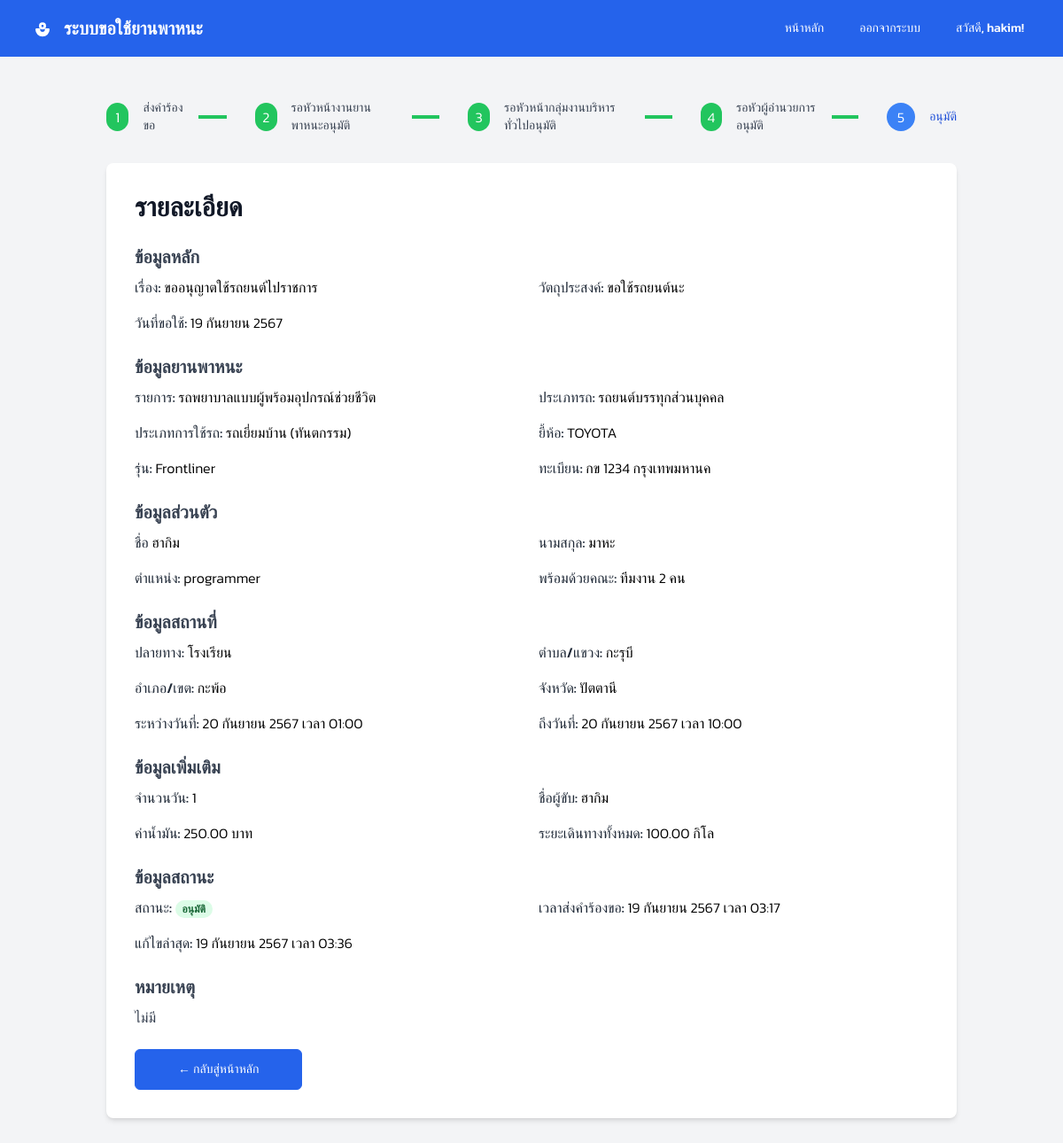
The app's page /view_request.php?id=8 (signed in) with its own data.
### tables this page shows
CREATE TABLE `carrequests` (
  `id` int(11) NOT NULL,
  `title` varchar(255) NOT NULL,
  `first_name` varchar(255) NOT NULL,
  `last_name` varchar(255) NOT NULL,
  `position` varchar(255) NOT NULL,
  `user_id` int(11) NOT NULL,
  `car_id` int(11) DEFAULT NULL,
  `purpose` text NOT NULL,
  `request_date` date NOT NULL,
  `destination` text DEFAULT NULL,
  `subdistrict` varchar(255) DEFAULT NULL,
  `district` varchar(255) DEFAULT NULL,
  `province` varchar(255) DEFAULT NULL,
  `departure_time` timestamp NULL DEFAULT NULL,
  `return_time` timestamp NULL DEFAULT NULL,
  `manday` int(11) DEFAULT NULL,
  `driver_name` varchar(255) DEFAULT NULL,
  `oil_expense` decimal(5,2) DEFAULT NULL,
  `total_distance` decimal(6,2) DEFAULT NULL,
  `remarks` text DEFAULT NULL,
  `status_id` int(11) DEFAULT NULL,
  `created_at` timestamp NOT NULL DEFAULT current_timestamp(),
  `updated_at` timestamp NOT NULL DEFAULT current_timestamp() ON UPDATE current_timestamp(),
  `company` varchar(255) DEFAULT NULL
);

CREATE TABLE `requeststatus` (
  `id` int(11) NOT NULL,
  `name` varchar(50) NOT NULL,
  `description` text DEFAULT NULL,
  `created_at` timestamp NOT NULL DEFAULT current_timestamp(),
  `updated_at` timestamp NOT NULL DEFAULT current_timestamp() ON UPDATE current_timestamp()
);

### view_request.php (the view, shortened to what this page needs)
<?php
require_once 'config/connect.php';
$request_id = (int) $_GET['id'];
try {
    $stmt = $conn->prepare("
        SELECT
            cr.id,
            cr.title,
            cr.first_name,
            cr.last_name,
            cr.position,
            cr.user_id,
            cr.car_id,
            cr.purpose,
            cr.request_date,
            cr.destination,
            cr.subdistrict,
            cr.district,
            cr.province,
            cr.departure_time,
            cr.return_time,
            cr.manday,
            cr.driver_name,
            cr.oil_expense,
            cr.total_distance,
            cr.remarks,
            rs.name AS status_name,
            cr.created_at,
            cr.updated_at,
			cr.company
        FROM
            carrequests cr
        INNER JOIN
            requeststatus rs ON cr.status_id = rs.id
        WHERE
            cr.id = :request_id AND cr.user_id = :user_id
        LIMIT 1
    ");
    $stmt->execute([
        'request_id' => $request_id,
        'user_id' => $_SESSION['user_id']
    ]);
    $request = $stmt->fetch(PDO::FETCH_ASSOC);
	if ($request['car_id'] === NULL) {
		$request['category'] = NUll;
		$request['usage_type'] = NUll;
		$request['registration_type'] = NUll;
		$request['make'] = NUll;
		$request['model'] = NUll;
		$request['license_plate'] = NUll;
	} else {
		 $stmt = $conn->prepare("
			SELECT
				*
			FROM
				cardetails_view
			WHERE
				id = :car_id
			LIMIT 1
    	");
    	$stmt->execute(['car_id' => $request['car_id']]);
   	 	$request_view = $stmt->fetch(PDO::FETCH_ASSOC);
		$request['category'] = $request_view['category'];
		$request['usage_type'] = $request_view['usage_type'];
		$request['registration_type'] = $request_view['registration_type'];
		$request['make'] = $request_view['make'];
		$request['model'] = $request_view['model'];
		$request['license_plate'] = $request_view['license_plate'];
	}
} catch (PDOException $e) {
    error_log("Database error while fetching car request: " . $e->getMessage());
    header("Location: index.php?error=" . urlencode("Database error. Please try again later."));
    exit();
}
$stages = ['Requested', 'Head Assigned', 'Supervisor Approved', 'Director Approved', 'Approved'];
$current_stage_index = array_search($request['status_name'], $stages);
function parseDate($org_date, $is_time = false) {
    $thai_months = [
        1 => 'มกราคม', 'กุมภาพันธ์', 'มีนาคม', 'เมษายน', 'พฤษภาคม', 'มิถุนายน',
        'กรกฎาคม', 'สิงหาคม', 'กันยายน', 'ตุลาคม', 'พฤศจิกายน', 'ธันวาคม'
    ];
    $date = new DateTime($org_date);
    $day = $date->format('j');
    $month = (int)$date->format('n');
    $year = $date->format('Y');
    $year_be = $year + 543;
    $formatted_date = "{$day} {$thai_months[$month]} {$year_be}";
    if ($is_time) {
        $time = $date->format('H:i');
        $formatted_date .= " เวลา {$time}";
    }
    return $formatted_date;
}
?>
<!DOCTYPE html>
<html lang="en">
<head>
	<?php include "includes/font.php"; ?>
	<script src="https://cdn.tailwindcss.com?plugins=forms"></script>
</head>
<body class="bg-gray-100">
	<?php include "includes/nav.php"; ?>
	<section class="py-12">
		<div class="max-w-5xl mx-auto px-4 sm:px-6 lg:px-8">
			<nav aria-label="Breadcrumb" class="mb-8">
				<ol class="flex space-x-4">
					<?php foreach ($stages as $index => $stage): ?>
					<?php
                            if ($index < $current_stage_index) {
                                $state = 'completed';
                            } elseif ($index === $current_stage_index) {
                                $state = 'current';
                            } else {
                                $state = 'upcoming';
                            }
                            if ($state === 'completed') {
                                $circleColor = 'bg-green-500';
                                $textColor = 'text-gray-700';
                                $connectorColor = 'bg-green-500';
                            } elseif ($state === 'current') {
                                $circleColor = 'bg-blue-500';
                                $textColor = 'text-blue-700';
                                $connectorColor = 'bg-gray-300';
                            } else {
                                $circleColor = 'bg-gray-300';
                                $textColor = 'text-gray-500';
                                $connectorColor = 'bg-gray-300';
                            }
                        ?>
					<li class="flex items-center">
						<span
							class="flex items-center justify-center w-8 h-8 rounded-full <?php echo $circleColor; ?> text-white">
							<?php echo $index + 1; ?>
						</span>
						<span class="ml-4 text-sm font-medium <?php echo $textColor; ?>">
							<?php
								switch ($stage) {
									case "Requested":
										echo "ส่งคำร้องขอ";
										break;
									case "Head Assigned":
										echo "รอหัวหน้างานยานพาหนะอนุมัติ";
										break;
									case "Supervisor Approved":
										echo "รอหัวหน้ากลุ่มงานบริหารทั่วไปอนุมัติ";
										break;
									case "Director Approved":
										echo "รอหัวผู้อำนวยการอนุมัติ";
										break;
									case "Approved":
										echo "อนุมัติ";
										break;
								}
							?>
						</span>
						<?php if ($index < count($stages) - 1): ?>
						<span class="mx-4 h-1 w-10 <?php echo $connectorColor; ?>"></span>
						<?php endif; ?>
					</li>
					<?php endforeach; ?>
				</ol>
			</nav>
			<div class="bg-white shadow-md rounded-lg p-8">
				<h2 class="text-3xl font-extrabold text-gray-900 mb-6">รายละเอียด</h2>
				<div class="space-y-6">
					<div>
						<h3 class="text-xl font-semibold text-gray-700 mb-2">ข้อมูลหลัก</h3>
						<div class="grid grid-cols-1 md:grid-cols-2 gap-4">
							<div>
								<span class="font-medium text-gray-800">เรื่อง:</span>
								<?php echo htmlspecialchars($request['title']); ?>
							</div>
							<div>
								<span class="font-medium text-gray-800">วัตถุประสงค์:</span>
								<?php echo nl2br(htmlspecialchars($request['purpose'])); ?>
							</div>
							<div>
								<span class="font-medium text-gray-800">วันที่ขอใช้:</span>
								<?php echo parseDate($request['request_date']) ?>
							</div>
						</div>
					</div>
					<div>
						<h3 class="text-xl font-semibold text-gray-700 mb-2">ข้อมูลยานพาหนะ</h3>
						<div class="grid grid-cols-1 md:grid-cols-2 gap-4">
							<div>
								<span class="font-medium text-gray-800">รายการ:</span>
								<?php echo ($request['category']) ? $request['category'] : '-' ?>
							</div>
							<div>
								<span class="font-medium text-gray-800">ประเภทรถ:</span>
								<?php echo ($request['registration_type']) ? $request['registration_type'] : '-' ?>
							</div>
							<div>
								<span class="font-medium text-gray-800">ประเภทการใช้รถ:</span>
								<?php echo ($request['usage_type']) ? $request['usage_type'] : '-' ?>
							</div>
							<div>
								<span class="font-medium text-gray-800">ยี้ห้อ:</span>
								<?php echo ($request['make']) ? $request['make'] : '-' ?>
							</div>
							<div>
								<span class="font-medium text-gray-800">รุ่น:</span>
								<?php echo ($request['model']) ? $request['model'] : '-' ?>
							</div>
							<div>
								<span class="font-medium text-gray-800">ทะเบียน:</span>
								<?php echo ($request['license_plate']) ? $request['license_plate'] : '-' ?>
							</div>
						</div>
					</div>
					<div>
						<h3 class="text-xl font-semibold text-gray-700 mb-2">ข้อมูลส่วนตัว</h3>
						<div class="grid grid-cols-1 md:grid-cols-2 gap-4">
							<div>
								<span class="font-medium text-gray-800">ชื่อ</span>
								<?php echo htmlspecialchars($request['first_name']); ?>
							</div>
							<div>
								<span class="font-medium text-gray-800">นามสกุล:</span>
								<?php echo htmlspecialchars($request['last_name']); ?>
							</div>
							<div>
								<span class="font-medium text-gray-800">ตำแหน่ง:</span>
								<?php echo htmlspecialchars($request['position']); ?>
							</div>
							<div>
								<span class="font-medium text-gray-800">พร้อมด้วยคณะ: </span>
								<?php echo htmlspecialchars($request['company']); ?>
							</div>
						</div>
					</div>
					<div>
						<h3 class="text-xl font-semibold text-gray-700 mb-2">ข้อมูลสถานที่</h3>
						<div class="grid grid-cols-1 md:grid-cols-2 gap-4">
							<div>
								<span class="font-medium text-gray-800">ปลายทาง:</span>
								<?php echo htmlspecialchars($request['destination'] ?? 'N/A'); ?>
							</div>
							<div>
								<span class="font-medium text-gray-800">ตำบล/แขวง:</span>
								<?php echo htmlspecialchars($request['subdistrict'] ?? 'N/A'); ?>
							</div>
							<div>
								<span class="font-medium text-gray-800">อำเภอ/เขต:</span>
								<?php echo htmlspecialchars($request['district'] ?? 'N/A'); ?>
							</div>
							<div>
								<span class="font-medium text-gray-800">จังหวัด:</span>
								<?php echo htmlspecialchars($request['province'] ?? 'N/A'); ?>
							</div>
							<div>
								<span class="font-medium text-gray-800">ระหว่างวันที่:</span>
								<?php
                                    echo ($request['departure_time']) ? parseDate($request['departure_time'], true) : 'N/A';
                                ?>
							</div>
							<div>
								<span class="font-medium text-gray-800">ถึงวันที่:</span>
								<?php
                                    echo ($request['return_time']) ? parseDate($request['return_time'],true) : 'N/A';
                                ?>
							</div>
						</div>
					</div>
					<div>
						<h3 class="text-xl font-semibold text-gray-700 mb-2">ข้อมูลเพิ่มเติม</h3>
						<div class="grid grid-cols-1 md:grid-cols-2 gap-4">
							<div>
								<span class="font-medium text-gray-800">จำนวนวัน:</span>
								<?php echo htmlspecialchars($request['manday'] ?? 'N/A'); ?>
							</div>
							<div>
								<span class="font-medium text-gray-800">ชื่อผู้ขับ:</span>
								<?php echo htmlspecialchars($request['driver_name'] ?? 'N/A'); ?>
							</div>
							<div>
								<span class="font-medium text-gray-800">ค่าน้ำมัน:</span>
								<?php echo ($request['oil_expense'] !== null) ?  htmlspecialchars(number_format($request['oil_expense'], 2)) . ' บาท' : 'N/A'; ?>
							</div>
							<div>
								<span class="font-medium text-gray-800">ระยะเดินทางทั้งหมด:</span>
								<?php echo ($request['total_distance'] !== null) ? htmlspecialchars(number_format($request['total_distance'], 2)) . ' กิโล' : 'N/A'; ?>
							</div>
						</div>
					</div>
					<div>
						<h3 class="text-xl font-semibold text-gray-700 mb-2">ข้อมูลสถานะ</h3>
						<div class="grid grid-cols-1 md:grid-cols-2 gap-4">
							<div>
								<span class="font-medium text-gray-800">สถานะ:</span>
								<?php
                                    switch (strtolower($request['status_name'])) {
                                        case 'approved':
                                            echo "<span class='px-2 inline-flex text-xs leading-5 font-semibold rounded-full bg-green-100 text-green-800'>อนุมัติ</span>";
                                            break;
                                    }
                                ?>
							</div>
							<div>
								<span class="font-medium text-gray-800">เวลาส่งคำร้องขอ:</span>
								<?php echo parseDate($request['created_at'],true); ?>
							</div>
							<div>
								<span class="font-medium text-gray-800">แก้ไขล่าสุด:</span>
								<?php echo parseDate($request['updated_at'],true); ?>
							</div>
						</div>
					</div>
					<div>
						<h3 class="text-xl font-semibold text-gray-700 mb-2">หมายเหตุ</h3>
						<p class="text-gray-700">
							<?php echo nl2br(htmlspecialchars($request['remarks'] ?? 'N/A')); ?>
						</p>
					</div>
				</div>
				<div class="mt-6">
					<a href="index.php"
						class="inline-block shrink-0 rounded-md border border-blue-600 bg-blue-600 px-12 py-3 text-sm font-medium text-white transition hover:bg-transparent hover:text-blue-600 focus:outline-none focus:ring active:text-blue-500">
						&larr; กลับสู่หน้าหลัก
					</a>
				</div>
			</div>
		</div>
	</section>
</body>
</html>

### records on screen
carrequests: title "ขออนุญาตใช้รถยนต์ไปราชการ", purpose "ขอใช้รถยนต์นะ", request_date "19 กันยายน 2567", first_name "ฮากิม", last_name "มาหะ", position "programmer", company "ทีมงาน 2 คน", destination "โรงเรียน", subdistrict "กะรุบี", district "กะพ้อ", province "ปัตตานี", departure_time "20 กันยายน 2567 เวลา 01:00", return_time "20 กันยายน 2567 เวลา 10:00", manday "1", driver_name "ฮากิม", oil_expense "250.00", total_distance "100.00", created_at "19 กันยายน 2567 เวลา 03:17", updated_at "19 กันยายน 2567 เวลา 03:36", remarks "ไม่มี"

### other values on screen
$username "hakim"
$request['category'] "รถพยาบาลแบบผู้พร้อมอุปกรณ์ช่วยชีวิต"
$request['registration_type'] "รถยนต์บรรทุกส่วนบุคคล"
$request['usage_type'] "รถเยี่ยมบ้าน (ทันตกรรม)"
$request['make'] "TOYOTA"
$request['model'] "Frontliner"
$request['license_plate'] "กข 1234 กรุงเทพมหานค"
